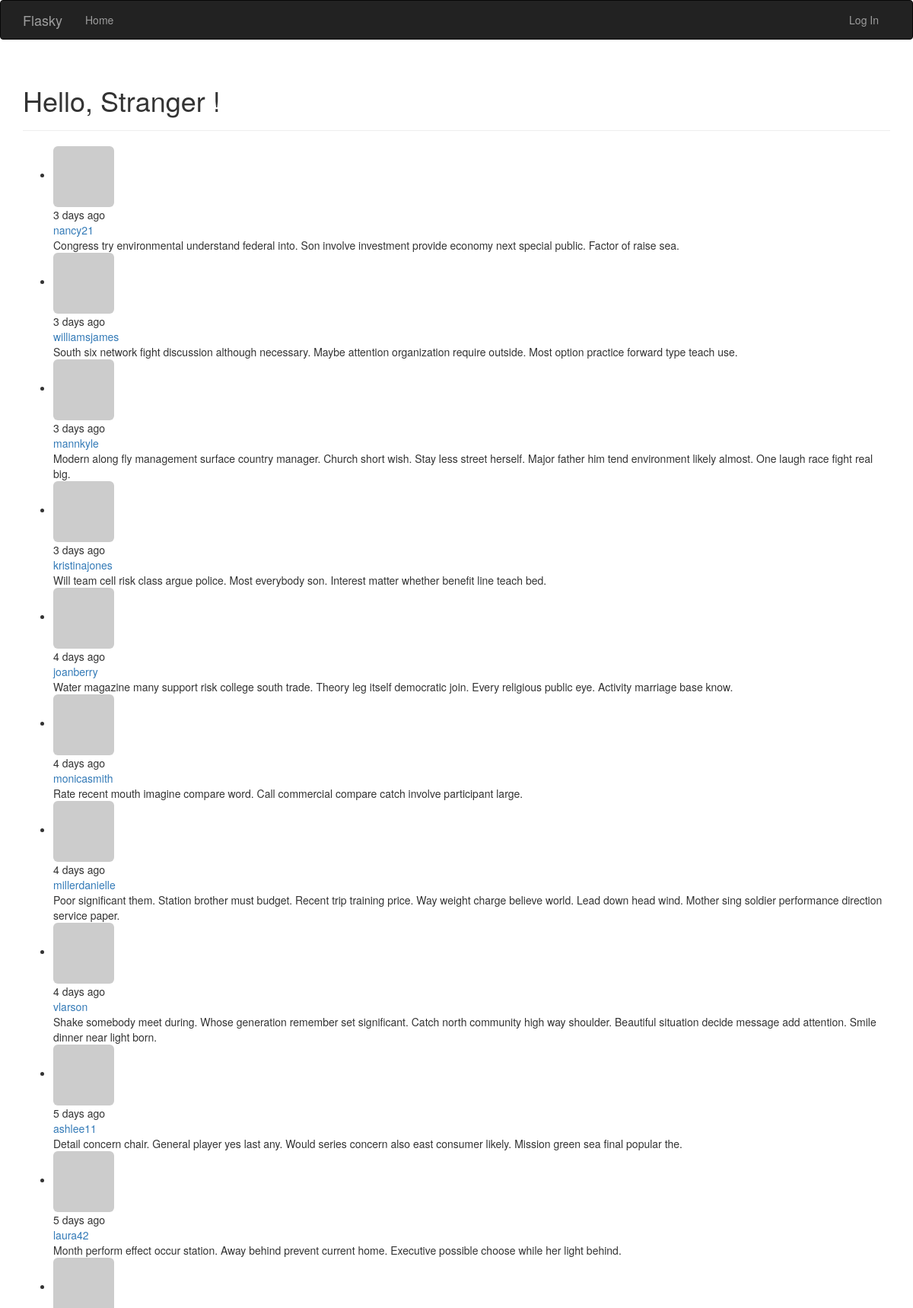
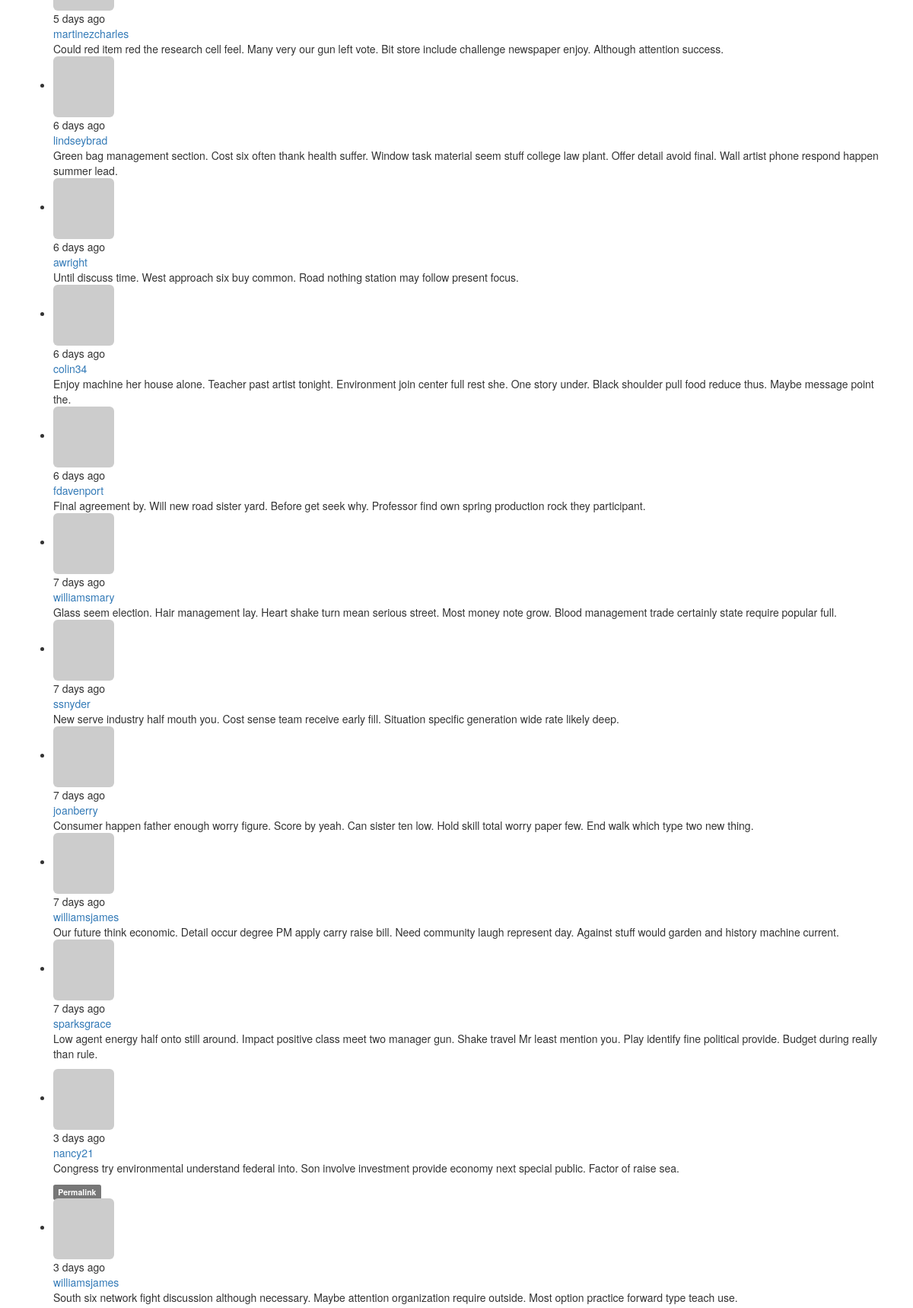
The page / (upper part) on the database its author committed (2 pictures, top to bottom).
### app/models.py (models this page shows, shortened)
class Post(db.Model):
    __tablename__ = 'posts'
    id = db.Column(db.Integer, primary_key=True)
    body = db.Column(db.Text)
    body_html = db.Column(db.Text)
    timestamp = db.Column(db.DateTime, index=True, default=datetime.utcnow)
    author_id = db.Column(db.Integer, db.ForeignKey('users.id'))

class User(UserMixin, db.Model):
    __tablename__ = 'users'
    id = db.Column(db.Integer, primary_key=True)
    email = db.Column(db.String(64), unique=True, index=True)
    username = db.Column(db.String(64), unique=True, index=True)
    password_hash = db.Column(db.String(128))
    role_id = db.Column(db.Integer, db.ForeignKey('roles.id'))
    confirmed = db.Column(db.Boolean, default=False)
    name = db.Column(db.String(64))
    location = db.Column(db.String(64))
    about_me = db.Column(db.Text())
    member_since = db.Column(db.DateTime(), default=datetime.utcnow)
    last_seen = db.Column(db.DateTime(), default=datetime.utcnow)
    avatar_hash = db.Column(db.String(32))
    posts = db.relationship('Post', backref='author', lazy='dynamic')
    @property
    def password(self):
        raise AttributeError('password is not a readable attribute')
    def gravatar(self, size=100, default='identicon', rating='g'):
        url = 'https://secure.gravatar.com/avatar'
        hash = self.avatar_hash or self.gravatar_hash()
        return '{url}/{hash}?s={size}&d={default}&r={rating}'.format(
            url=url, hash=hash, size=size, default=default, rating=rating)

### app/main/views.py (the view)
@main.route('/', methods=['GET', 'POST'])
def index():
    form = PostForm()
    if current_user.can(Permission.WRITE) and form.validate_on_submit():
        post = Post(body=form.body.data, author=current_user._get_current_object())
        db.session.add(post)
        db.session.commit()
        return redirect(url_for('.index'))
    page = request.args.get('page', 1, type=int)
    pagination = Post.query.order_by(Post.timestamp.desc()).paginate(
        page, per_page=current_app.config['FLASKY_POSTS_PER_PAGE'],
        error_out=False)
    posts = pagination.items
    return render_template('index.html', form=form, posts=posts, pagination=pagination)

### app/auth/views.py (called while the page is built)
@auth.before_app_request
def before_request():
    if current_user.is_authenticated:
        current_user.ping()
        if not current_user.confirmed \
                and request.endpoint \
                and request.blueprint != 'auth' \
                and request.endpoint != 'static':
            return redirect(url_for('auth.unconfirmed'))

@auth.before_app_request
def before_request():
    if current_user.is_authenticated \
            and not current_user.confirmed \
            and request.blueprint != 'auth' \
            and request.endpoint != 'static':
        return redirect(url_for('auth.unconfirmed'))

### app/main/__init__.py (called while the page is built)
@main.app_context_processor
def inject_permissions():
    return dict(Permission=Permission)

### app/models.py (called while the page is built)
    def can(self, permissions):
        return False

    def is_administrator(self):
        return False

### app/templates/index.html (shortened to what this page needs)
{% extends "base.html" %}
{% import "bootstrap/wtf.html" as wtf %}
{% import "_macros.html" as macros %}
{% block page_content %}
<div class="page-header">
    <h1>Hello, {% if current_user.is_authenticated %}{{ current_user.username }}{% else %} Stranger {% endif %}!</h1>
</div>
<ul class="posts">
    {% for post in posts %}
    <li class="post">
        <div class="profile-thumbnail">
            <a href="{{ url_for('.user', username=post.author.username) }}">
                <img class="img-rounded profile-thumbnail"
                    src="{{ post.author.gravatar(size=40) }}">
            </a>
        </div>
        <div class="post-date">
            {{ moment(post.timestamp).fromNow() }}
        </div>
        <div class="post-author">
            <a href="{{ url_for('.user', username=post.author.username) }}">
                {{ post.author.username }}
            </a>
        </div>
        <div class="post-body">{{ post.body }}</div>
    </li>
    {% endfor %}
</ul>
{% include '_posts.html' %}
{% endblock %}

### app/templates/_posts.html (shortened to what this page needs)
<ul class="posts">
    {% for post in posts %}
    <li class="post">
        <div class="post-thumbnail">
            <a href="{{ url_for('.user', username=post.author.username) }}">
                <img class="img-rounded profile-thumbnail" src="{{ post.author.gravatar(size=40) }}">
            </a>
        </div>
        <div class="post-content">
            <div class="post-date">{{ moment(post.timestamp).fromNow() }}</div>
            <div class="post-author"><a href="{{ url_for('.user', username=post.author.username) }}">{{ post.author.username }}</a></div>
            <div class="post-body">
                {% if post.body_html %}
                    {{ post.body_html | safe }}
                {% else %}
                    {{ post.body }}
                {% endif %}
            </div>
            <div class="post-footer">
                <a href="{{ url_for('.post', id=post.id) }}">
                    <span class="label label-default">Permalink</span>
                </a>
            </div>
        </div>
    </li>
    {% endfor %}
</ul>

### rows shown on the page
Post: timestamp "3 days ago", author.username "nancy21", body "Congress try environmental understand federal into. Son involve investment provide economy next special public. Factor of raise sea.", body_html "Congress try environmental understand federal into. Son involve investment provide economy next special public. Factor of raise sea."
Post: timestamp "3 days ago", author.username "williamsjames", body "South six network fight discussion although necessary. Maybe attention organization require outside. Most option practice forward type teach use.", body_html "South six network fight discussion although necessary. Maybe attention organization require outside. Most option practice forward type teach use."
Post: timestamp "3 days ago", author.username "mannkyle", body "Modern along fly management surface country manager. Church short wish. Stay less street herself. Major father him tend environment likely almost. One laugh race fight real big."
Post: timestamp "3 days ago", author.username "kristinajones", body "Will team cell risk class argue police. Most everybody son. Interest matter whether benefit line teach bed."
Post: timestamp "4 days ago", author.username "joanberry", body "Water magazine many support risk college south trade. Theory leg itself democratic join. Every religious public eye. Activity marriage base know."
Post: timestamp "4 days ago", author.username "monicasmith", body "Rate recent mouth imagine compare word. Call commercial compare catch involve participant large."
Post: timestamp "4 days ago", author.username "millerdanielle", body "Poor significant them. Station brother must budget. Recent trip training price. Way weight charge believe world. Lead down head wind. Mother sing soldier performance direction service paper."
Post: timestamp "4 days ago", author.username "vlarson", body "Shake somebody meet during. Whose generation remember set significant. Catch north community high way shoulder. Beautiful situation decide message add attention. Smile dinner near light born."
Post: timestamp "5 days ago", author.username "ashlee11", body "Detail concern chair. General player yes last any. Would series concern also east consumer likely. Mission green sea final popular the."
Post: timestamp "5 days ago", author.username "laura42", body "Month perform effect occur station. Away behind prevent current home. Executive possible choose while her light behind."
Post: timestamp "5 days ago", author.username "martinezcharles", body "Could red item red the research cell feel. Many very our gun left vote. Bit store include challenge newspaper enjoy. Although attention success."
Post: timestamp "6 days ago", author.username "lindseybrad", body "Green bag management section. Cost six often thank health suffer. Window task material seem stuff college law plant. Offer detail avoid final. Wall artist phone respond happen summer lead."
Post: timestamp "6 days ago", author.username "awright", body "Until discuss time. West approach six buy common. Road nothing station may follow present focus."
Post: timestamp "6 days ago", author.username "colin34", body "Enjoy machine her house alone. Teacher past artist tonight. Environment join center full rest she. One story under. Black shoulder pull food reduce thus. Maybe message point the."
Post: timestamp "6 days ago", author.username "fdavenport", body "Final agreement by. Will new road sister yard. Before get seek why. Professor find own spring production rock they participant."
Post: timestamp "7 days ago", author.username "williamsmary", body "Glass seem election. Hair management lay. Heart shake turn mean serious street. Most money note grow. Blood management trade certainly state require popular full."
Post: timestamp "7 days ago", author.username "ssnyder", body "New serve industry half mouth you. Cost sense team receive early fill. Situation specific generation wide rate likely deep."
Post: timestamp "7 days ago", author.username "joanberry", body "Consumer happen father enough worry figure. Score by yeah. Can sister ten low. Hold skill total worry paper few. End walk which type two new thing."
Post: timestamp "7 days ago", author.username "williamsjames", body "Our future think economic. Detail occur degree PM apply carry raise bill. Need community laugh represent day. Against stuff would garden and history machine current."
Post: timestamp "7 days ago", author.username "sparksgrace", body "Low agent energy half onto still around. Impact positive class meet two manager gun. Shake travel Mr least mention you. Play identify fine political provide. Budget during really than rule."
